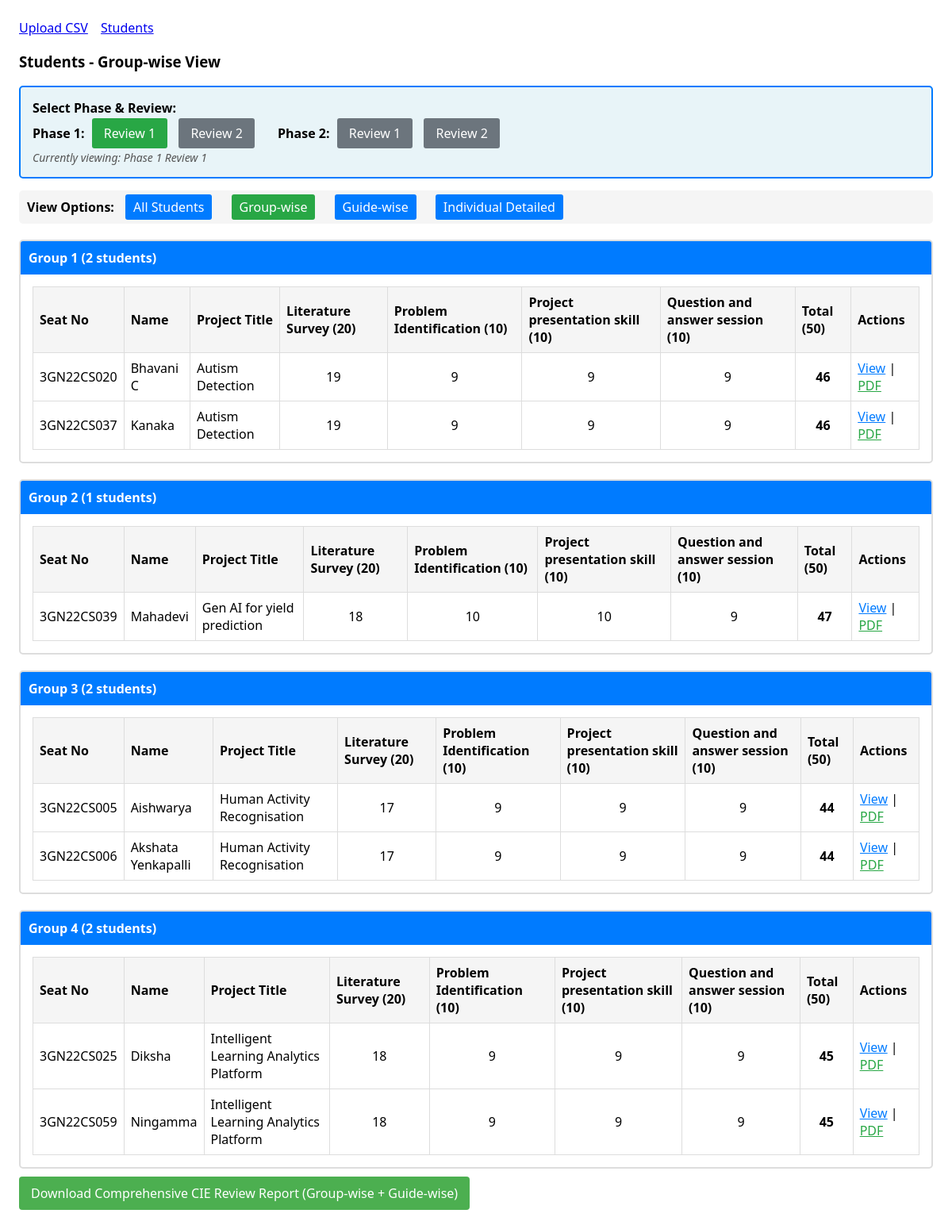
Screenshot of /students/groupwise with the database file from the repository.
### models.py (models this page shows)
class Student(db.Model):
    id = db.Column(db.Integer, primary_key=True)
    group_no = db.Column(db.String(50))
    project_title = db.Column(db.String(255))
    project_guide = db.Column(db.String(128))
    seat_no = db.Column(db.String(64), nullable=False, index=True)
    name = db.Column(db.String(128), nullable=False)
    evaluations = db.relationship("Evaluation", backref="student", lazy=True, cascade="all, delete-orphan")

class Evaluation(db.Model):
    __table_args__ = (
        db.UniqueConstraint('student_id', 'phase', 'review_no', name='uq_eval_student_phase_review'),
    )
    id = db.Column(db.Integer, primary_key=True)
    phase = db.Column(db.Integer, default=1, nullable=False)  # 1 or 2
    review_no = db.Column(db.Integer, default=1, nullable=False)  # 1 or 2
    total_marks = db.Column(db.Integer, nullable=False)
    criteria1 = db.Column(db.Integer, nullable=False)  # P1R1: Lit Survey(20), P1R2: Objectives(10), P2: Prelim(15)
    criteria2 = db.Column(db.Integer, nullable=False)  # P1R1: Problem(10), P1R2: Methodology(10), P2: Execution(15)
    criteria3 = db.Column(db.Integer, nullable=False)  # All: Presentation (10/15)
    criteria4 = db.Column(db.Integer, nullable=False)  # All: Q&A (10/15)
    member1_criteria1 = db.Column(db.Integer, nullable=True)
    member1_criteria2 = db.Column(db.Integer, nullable=True)
    member1_criteria3 = db.Column(db.Integer, nullable=True)
    member1_criteria4 = db.Column(db.Integer, nullable=True)
    member2_criteria1 = db.Column(db.Integer, nullable=True)
    member2_criteria2 = db.Column(db.Integer, nullable=True)
    member2_criteria3 = db.Column(db.Integer, nullable=True)
    member2_criteria4 = db.Column(db.Integer, nullable=True)
    guide_criteria1 = db.Column(db.Integer, nullable=True)
    guide_criteria2 = db.Column(db.Integer, nullable=True)
    guide_criteria3 = db.Column(db.Integer, nullable=True)
    guide_criteria4 = db.Column(db.Integer, nullable=True)
    student_id = db.Column(db.Integer, db.ForeignKey("student.id"), nullable=False)

### app.py (the view)
    @app.route("/students/groupwise")
    def students_groupwise():
        phase = request.args.get("phase", session.get("current_phase", 1), type=int)
        review = request.args.get("review", session.get("current_review", 1), type=int)
        session["current_phase"] = phase
        session["current_review"] = review
        config = get_review_config(phase, review)
        students = Student.query.order_by(Student.group_no, Student.name).all()
        groups = {}
        for student in students:
            group_no = student.group_no or "No Group"
            ev = Evaluation.query.filter_by(student=student, phase=phase, review_no=review).first()
            if ev:
                if group_no not in groups:
                    groups[group_no] = []
                groups[group_no].append((student, ev))
        return render_template("students_groupwise.html", groups=groups, phase=phase, review=review, config=config)

### review_config.py (called while the page is built)
def get_review_config(phase, review):
    return REVIEW_CRITERIA.get((phase, review))

### templates/students_groupwise.html
{% extends "base.html" %}
{% block content %}
<h3>Students - Group-wise View</h3>
<div class="phase-review-selector" style="margin: 15px 0; padding: 15px; background: #e8f4f8; border-radius: 5px; border: 2px solid #007bff;">
    <strong style="font-size: 16px;">Select Phase & Review:</strong>
    <div style="margin-top: 10px;">
        <div style="display: inline-block; margin-right: 20px;">
            <strong>Phase 1:</strong>
            <a href="{{ url_for('students_groupwise', phase=1, review=1) }}" style="margin: 0 5px; padding: 8px 15px; background: {% if phase == 1 and review == 1 %}#28a745{% else %}#6c757d{% endif %}; color: white; text-decoration: none; border-radius: 3px;">Review 1</a>
            <a href="{{ url_for('students_groupwise', phase=1, review=2) }}" style="margin: 0 5px; padding: 8px 15px; background: {% if phase == 1 and review == 2 %}#28a745{% else %}#6c757d{% endif %}; color: white; text-decoration: none; border-radius: 3px;">Review 2</a>
        </div>
        <div style="display: inline-block;">
            <strong>Phase 2:</strong>
            <a href="{{ url_for('students_groupwise', phase=2, review=1) }}" style="margin: 0 5px; padding: 8px 15px; background: {% if phase == 2 and review == 1 %}#28a745{% else %}#6c757d{% endif %}; color: white; text-decoration: none; border-radius: 3px;">Review 1</a>
            <a href="{{ url_for('students_groupwise', phase=2, review=2) }}" style="margin: 0 5px; padding: 8px 15px; background: {% if phase == 2 and review == 2 %}#28a745{% else %}#6c757d{% endif %}; color: white; text-decoration: none; border-radius: 3px;">Review 2</a>
        </div>
    </div>
    <div style="margin-top: 10px; font-size: 14px; color: #555;">
        <em>Currently viewing: Phase {{ phase }} Review {{ review }}</em>
    </div>
</div>
<div class="view-options" style="margin: 15px 0; padding: 10px; background: #f5f5f5; border-radius: 5px;">
    <strong>View Options:</strong>
    <a href="{{ url_for('list_students', phase=phase, review=review) }}" style="margin: 0 10px; padding: 5px 10px; background: #007bff; color: white; text-decoration: none; border-radius: 3px;">All Students</a>
    <span style="margin: 0 10px; padding: 5px 10px; background: #28a745; color: white; border-radius: 3px;">Group-wise</span>
    <a href="{{ url_for('students_guidewise', phase=phase, review=review) }}" style="margin: 0 10px; padding: 5px 10px; background: #007bff; color: white; text-decoration: none; border-radius: 3px;">Guide-wise</a>
    <a href="{{ url_for('students_individual', phase=phase, review=review) }}" style="margin: 0 10px; padding: 5px 10px; background: #007bff; color: white; text-decoration: none; border-radius: 3px;">Individual Detailed</a>
</div>
{% for group_no, students in groups.items() %}
<div class="group-section" style="margin: 20px 0; border: 2px solid #ddd; border-radius: 5px; padding: 15px;">
    <h4 style="background: #007bff; color: white; padding: 10px; margin: -15px -15px 15px -15px; border-radius: 3px 3px 0 0;">
        Group {{ group_no }} ({{ students|length }} students)
    </h4>
    <table style="width: 100%; border-collapse: collapse;">
        <thead>
            <tr style="background: #f8f9fa;">
                <th style="border: 1px solid #ddd; padding: 8px;">Seat No</th>
                <th style="border: 1px solid #ddd; padding: 8px;">Name</th>
                <th style="border: 1px solid #ddd; padding: 8px;">Project Title</th>
                {% if config %}
                {% for criterion in config.criteria %}
                <th style="border: 1px solid #ddd; padding: 8px;">{{ criterion.name }} ({{ criterion.max_marks }})</th>
                {% endfor %}
                {% else %}
                <th style="border: 1px solid #ddd; padding: 8px;">C1</th>
                <th style="border: 1px solid #ddd; padding: 8px;">C2</th>
                <th style="border: 1px solid #ddd; padding: 8px;">C3</th>
                <th style="border: 1px solid #ddd; padding: 8px;">C4</th>
                {% endif %}
                <th style="border: 1px solid #ddd; padding: 8px;">Total (50)</th>
                <th style="border: 1px solid #ddd; padding: 8px;">Actions</th>
            </tr>
        </thead>
        <tbody>
            {% for student, ev in students %}
            <tr>
                <td style="border: 1px solid #ddd; padding: 8px;">{{ student.seat_no }}</td>
                <td style="border: 1px solid #ddd; padding: 8px;">{{ student.name }}</td>
                <td style="border: 1px solid #ddd; padding: 8px;">
                    {% if student.project_title and student.project_title|length > 40 %}
                        {{ student.project_title[:40] }}...
                    {% else %}
                        {{ student.project_title or '-' }}
                    {% endif %}
                </td>
                <td style="border: 1px solid #ddd; padding: 8px; text-align: center;">{{ ev.criteria1 }}</td>
                <td style="border: 1px solid #ddd; padding: 8px; text-align: center;">{{ ev.criteria2 }}</td>
                <td style="border: 1px solid #ddd; padding: 8px; text-align: center;">{{ ev.criteria3 }}</td>
                <td style="border: 1px solid #ddd; padding: 8px; text-align: center;">{{ ev.criteria4 }}</td>
                <td style="border: 1px solid #ddd; padding: 8px; text-align: center;"><strong>{{ ev.total_marks }}</strong></td>
                <td style="border: 1px solid #ddd; padding: 8px;">
                    <a href="{{ url_for('student_detail', student_id=student.id, phase=phase, review=review) }}" style="color: #007bff;">View</a> |
                    <a href="{{ url_for('download_review1', student_id=student.id, phase=phase, review=review) }}" style="color: #28a745;">PDF</a>
                </td>
            </tr>
            {% endfor %}
        </tbody>
    </table>
</div>
{% endfor %}
<p style="margin-top: 20px;">
    <a href="{{ url_for('download_summary_pdf', phase=phase, review=review) }}" style="background-color: #4CAF50; color: white; padding: 10px 15px; text-decoration: none; border-radius: 4px;">
        Download Comprehensive CIE Review Report (Group-wise + Guide-wise)
    </a>
</p>
{% endblock %}

### templates/base.html (style rules this page uses)
body { font-family: system-ui, Arial, sans-serif; margin: 24px; }
table { border-collapse: collapse; width: 100%; }
th, td { border: 1px solid #ddd; padding: 8px; }
th { background: #f5f5f5; text-align: left; }

### rows the page displays
Student: seat_no "3GN22CS020", name "Bhavani C", project_title "Autism Detection", criteria1 "19", criteria2 "9", criteria3 "9", criteria4 "9", total_marks "46"
Student: seat_no "3GN22CS037", name "Kanaka", project_title "Autism Detection", criteria1 "19", criteria2 "9", criteria3 "9", criteria4 "9", total_marks "46"
Student: seat_no "3GN22CS039", name "Mahadevi", project_title "Gen AI for yield prediction", criteria1 "18", criteria2 "10", criteria3 "10", criteria4 "9", total_marks "47"
Student: seat_no "3GN22CS005", name "Aishwarya", project_title "Human Activity Recognisation", criteria1 "17", criteria2 "9", criteria3 "9", criteria4 "9", total_marks "44"
Student: seat_no "3GN22CS006", name "Akshata Yenkapalli", project_title "Human Activity Recognisation", criteria1 "17", criteria2 "9", criteria3 "9", criteria4 "9", total_marks "44"
Student: seat_no "3GN22CS025", name "Diksha", project_title "Intelligent Learning Analytics Platform", criteria1 "18", criteria2 "9", criteria3 "9", criteria4 "9", total_marks "45"
Student: seat_no "3GN22CS059", name "Ningamma", project_title "Intelligent Learning Analytics Platform", criteria1 "18", criteria2 "9", criteria3 "9", criteria4 "9", total_marks "45"

### other values shown
{{ phase }} "1"
{{ review }} "1"
{{ group_no }} "1" "2" "3" "4"
{{ students|length }} "2" "1" "2" "2"
{{ criterion.name }} "Literature Survey" "Problem Identification" "Project presentation skill" "Question and answer session" "Literature Survey" "Problem Identification" "Project presentation skill" "Question and answer session" "Literature Survey" "Problem Identification" "Project presentation skill" "Question and answer session" "Literature Survey" "Problem Identification" "Project presentation skill" "Question and answer session"
{{ criterion.max_marks }} "20" "10" "10" "10" "20" "10" "10" "10" "20" "10" "10" "10" "20" "10" "10" "10"
